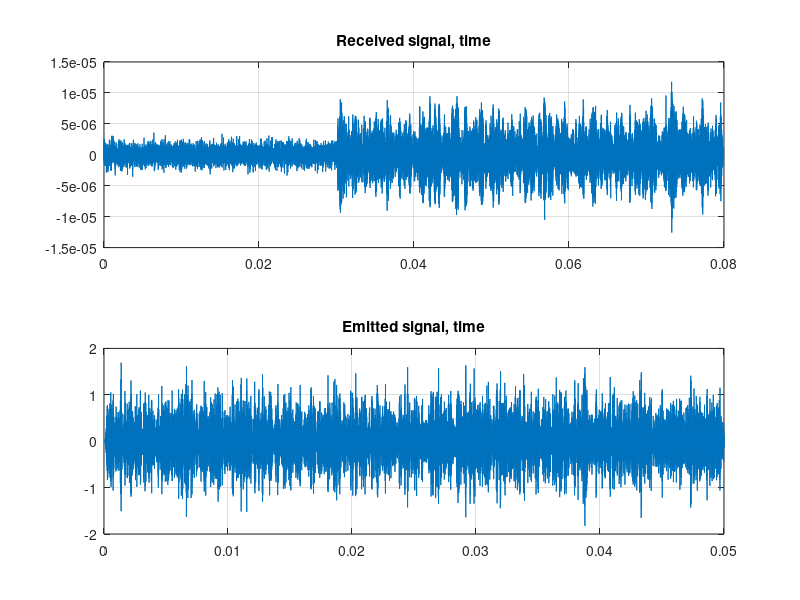
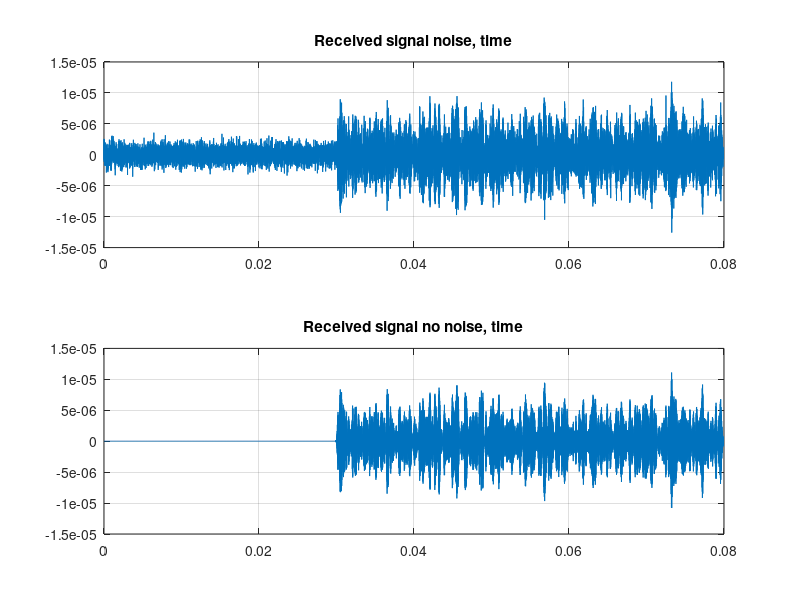
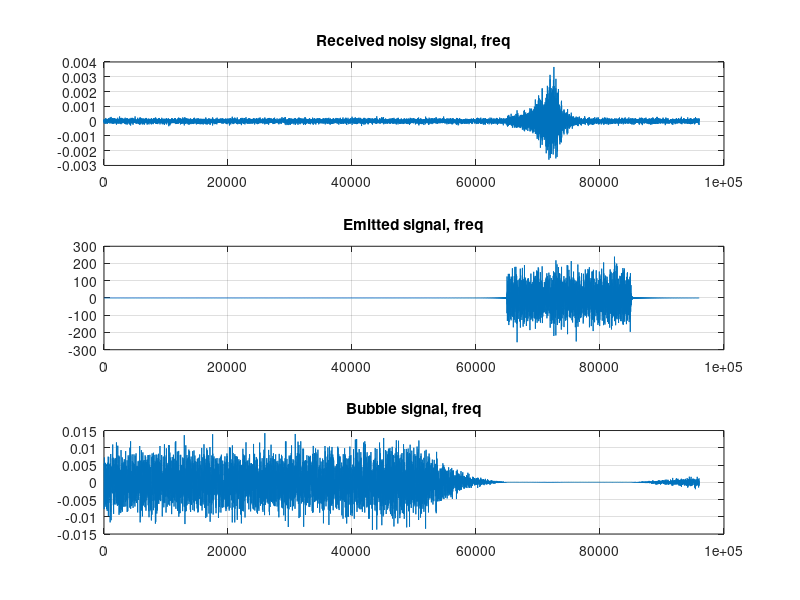

MATLAB code to generate these figures, in order: (Note: this script raises an error after producing the figures.)
clc
clear
close all

load("bubble+signal.mat"); %upload rx, tx from .mat file
rx_noise = load("single-bubble+noise.mat").rx; %rx
rx_nonoise = load("single-bubble-noise.mat").rx; %rx

fs = 192000;
tSig = 0.05; % in seconds
nSig = tSig * fs; % in samples
t = linspace(0, tSig, nSig);

nRxSeqLength = size(rx,1);
NFFT = 32768;
NBins = 16385; 

% Received signal
Rx_noise = fft(rx_noise, NFFT);
Rx_noise = Rx_noise(1:NBins, :);

Rx_nonoise = fft(rx_nonoise, NFFT);
Rx_nonoise = Rx_nonoise(1:NBins, :);

% Original signal
% tx signal to freq. domain
Tx = fft(tx, NFFT);
Tx = Tx(1:NBins, :);

% H_hat = R / T
H_hat = Rx_noise(:,1) ./ Tx;
% H_hat = Rx_nonoise(:,1) / Tx;
% H_hat = Tx ./ Rx_nonoise(:,1);
% h_hat = rx_nonoise(end-nSig+1:end, 1) ./ tx(:,1);

tSim = linspace(0, nRxSeqLength/fs, nRxSeqLength);

figure;
subplot(211)
plot(tSim, rx_noise(:,1));
grid on;
title('Received signal, time');
subplot(212)
plot(t, tx(:, 1));
grid on;
title('Emitted signal, time');

figure;
subplot(211)
plot(tSim, rx_noise(:,1));
grid on;
title('Received signal noise, time');
subplot(212)
plot(tSim, rx_nonoise(:,1));
grid on;
title('Received signal no noise, time');


f = linspace(0, fs/2, NBins);
figure;
subplot(311)
plot(f, Rx_noise(:, 1));
grid on;
title('Received noisy signal, freq');
subplot(312)
plot(f, Tx(:, 1));
grid on;
title('Emitted signal, freq');
subplot(313)
plot(f, H_hat(:, 1));
grid on;
title('Bubble signal, freq');


%% Goal: obtain the frequency response of the single bubble
% y = rx(end-nSig+1:end, 1); 
% x = tx; 
y = rx_nonoise(:,1); x = rx_noise(:,1); 
y = y(:); % reference signal
x = x(:); % signal with additive Gaussian noise
N = 1000; % filter order
[xest,b,MSE] = wienerFilt(x,y,N);
%% plot results

figure
subplot(311)
plot(tSim(N+1:end),x(N+1:end),'r')
hold on
plot(tSim(N+1:end),y(N+1:end),'k')
ylim([-1e-5,1e-5]);
title('Wiener filtering example')
legend('noisy signal','reference')
subplot(312)
plot(tSim(N+1:end),xest,'k')
ylim([-1e-5,1e-5]);
legend('estimated signal')
subplot(313)
plot(tSim(N+1:end),(x(N+1:end) - xest),'k')
legend('residue signal')
xlabel('time (s)')
ylim([-1e-5,1e-5]);

figure
plot(tSim(N+1:end),xest,'k')
ylim([-1e-5,1e-5]);
legend('estimated signal')
%% Functions
% https://de.mathworks.com/matlabcentral/fileexchange/71440-signal-separation-with-wiener-filtering
   
function [xest,B,MSE] = wienerFilt(x,y,N)
    X = 1/N .* fft(x(1:N));
    Y = 1/N .* fft(y(1:N));
    X = X(:);
    Y = Y(:);
    Rxx = N .* real(ifft(X .* conj(X))); % Autocorrelation function
    Rxy = N .* real(ifft(X .* conj(Y))); % Crosscorrelation function
    Rxx = toeplitz(Rxx);
    Rxy = Rxy';
    B = Rxy / Rxx; B = B(:); % Wiener-Hopf eq. B = inv(Rxx) Rxy
    xest = fftfilt(B,x);
    xest = xest(N+1:end); % cut first N samples due to distorsion during filtering operation
    MSE = mean(y(N+1:end) - xest) .^2; % mean squared error
end